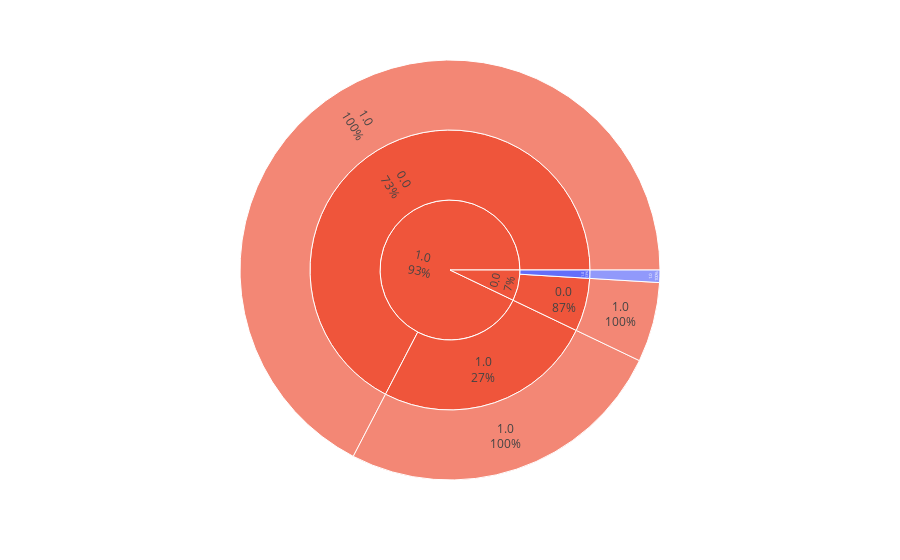

Source (notebook cell):
### Code cell
fig = px.sunburst(data_frame = df.dropna(),
                  values     = "Residuos generados",
                  path       = ['Metro', 'Tren', 'Autobus'],
                  hover_name = "Municipio",
                  color      = "Distrito")

fig.update_traces(textinfo = "label+percent parent")

fig

### Figure 1 — Plotly figure (JSON) as saved in the notebook; plotly's stock layout.template omitted (floating-point values rounded to 4 significant figures)
{"data": [{"branchvalues": "total", "customdata": [["Puente de Vallecas"], ["(?)"], ["(?)"], ["(?)"], ["(?)"], ["(?)"], ["Puente de Vallecas"], ["(?)"], ["(?)"], ["(?)"]], "domain": {"x": [0, 1], "y": [0, 1]}, "hovertemplate": "<b>%{hovertext}</b><br><br>labels=%{label}<br>Residuos generados=%{value}<br>parent=%{parent}<br>id=%{id}<br>Distrito=%{customdata[0]}<extra></extra>", "hovertext": ["Madrid", "Madrid", "Madrid", "Madrid", "Madrid", "Madrid", "Madrid", "Madrid", "Madrid", "Madrid"], "ids": ["0.0/1.0", "1.0/1.0", "0.0", "1.0", "0.0/0.0/1.0", "1.0/0.0/1.0", "0.0/1.0/1.0", "1.0/1.0/1.0", "0.0/0.0", "1.0/0.0"], "labels": ["1.0", "1.0", "0.0", "1.0", "1.0", "1.0", "1.0", "1.0", "0.0", "0.0"], "marker": {"colors": ["#636efa", "#EF553B", "#EF553B", "#EF553B", "#EF553B", "#EF553B", "#636efa", "#EF553B", "#EF553B", "#EF553B"]}, "name": "", "parents": ["0.0", "1.0", "", "", "0.0/0.0", "1.0/0.0", "0.0/1.0", "1.0/1.0", "0.0", "1.0"], "textinfo": "label+percent parent", "type": "sunburst", "values": [10149, 270971, 75443, 986501, 65294, 715530, 10149, 270971, 65294, 715530]}], "layout": {"legend": {"tracegroupgap": 0}, "margin": {"t": 60}}}
